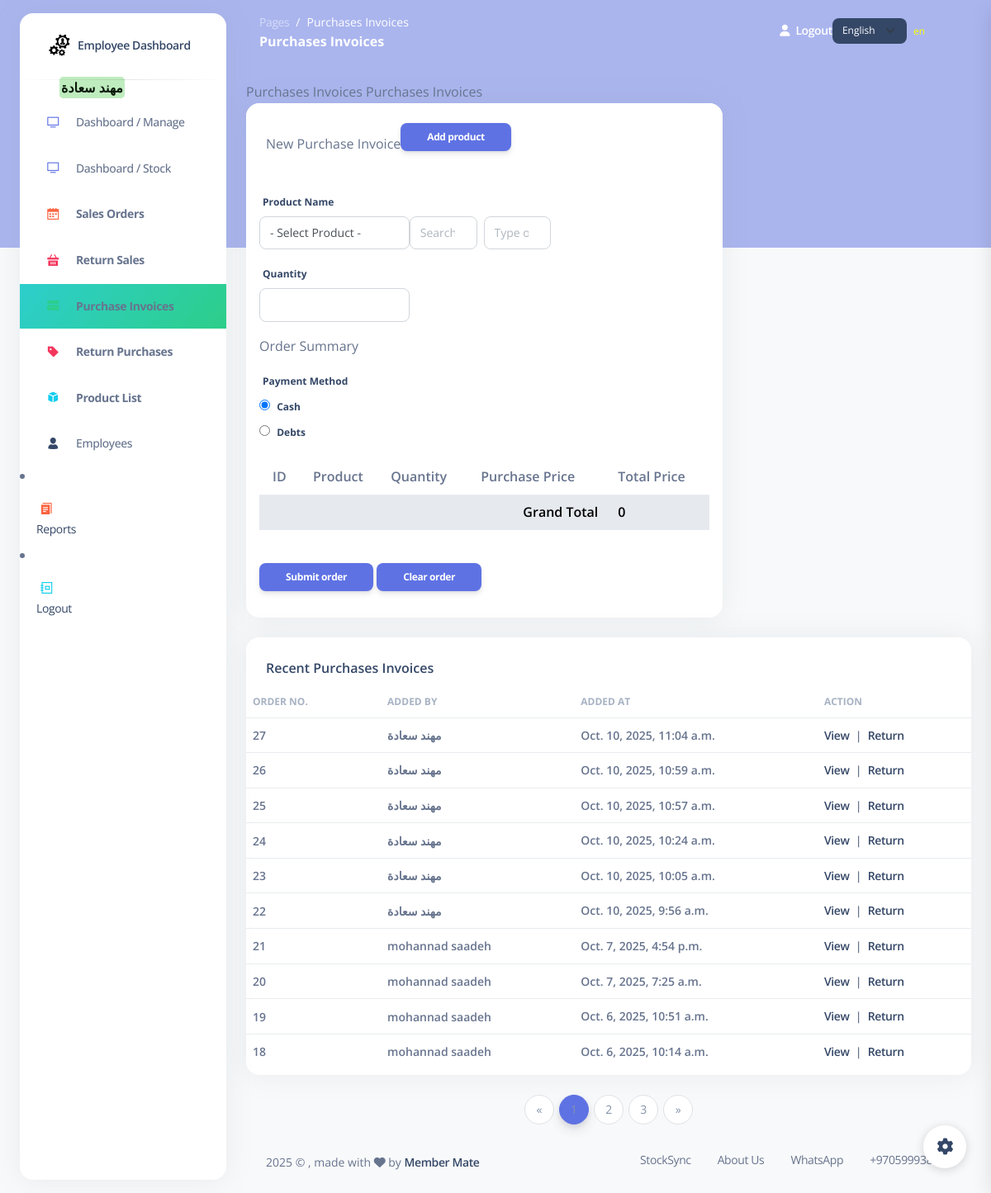
Before: /purchases (signed in) with the older database file.
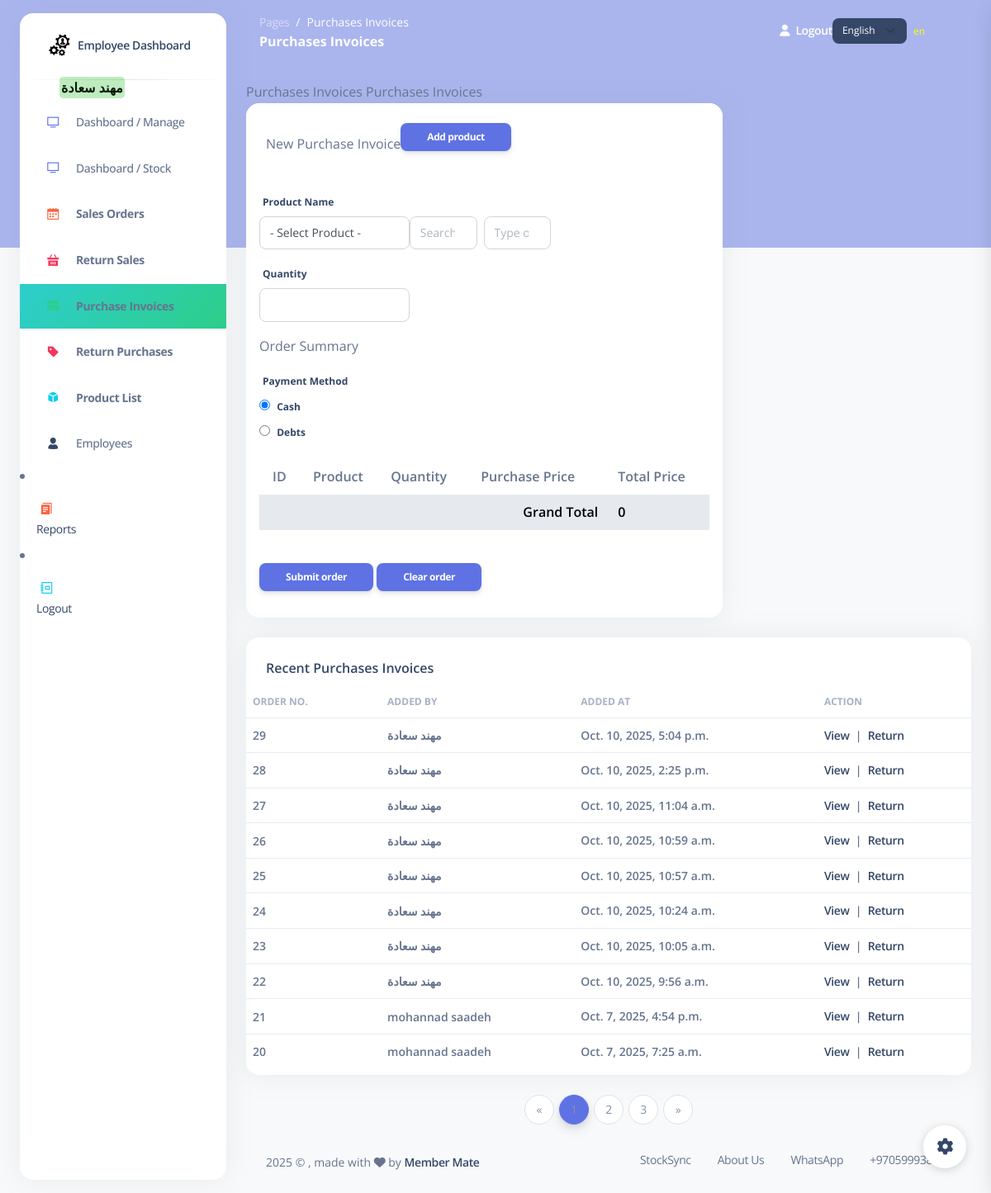
After: the same page with the newer database file.
### my_app/models.py (models this page shows)
class Purchase(models.Model): #i changed from Purchasing_invoice to Purchase >
    employee = models.ForeignKey(Employee , related_name="Purchases", on_delete=models.CASCADE) # RESTRICT  deleted >>  dont delete the item or ( default="Default", on_delete=models.SET_DEFAULT)
    total_amount = models.DecimalField(max_digits=10, decimal_places=2, default=0.00) # the total amount of the invoice
    payment_method = models.CharField(max_length=10, choices=pay_choices, default='cash')
    invoice_pay_method = models.CharField(max_length=10, choices=pay_choices, default='cash')  # Added field
    grand_total = models.DecimalField(max_digits=10, decimal_places=2, default=0.00)
    created_at = models.DateTimeField(auto_now_add=True)
    updated_at = models.DateTimeField(auto_now=True)
    objects = PurchaseManager()

class Employee(models.Model):
    first_name = models.CharField(max_length=255)
    last_name = models.CharField(max_length=255)
    email = models.EmailField(max_length=255)
    DOB = models.DateField()
    password = models.CharField(max_length=255)
    confirm_password = models.CharField(max_length=255)
    is_active = models.BooleanField(default=False)
    created_at = models.DateTimeField(auto_now_add=True)
    updated_at = models.DateTimeField(auto_now=True)
    objects = EmployeeManager()

### my_app/views.py (the view)
# urls.py: path('purchases', views.display_purchases),
def display_purchases(request):
    p_cart = _get_purchase_cart(request)
    grand_total = sum(float(item.get('total_price', 0)) for item in p_cart)
    invoices_qs = models.get_all_invoices()
    invoices_page_number = request.GET.get('invoices_page')
    invoices_paginator = Paginator(invoices_qs, 10)  # 10 invoices per page
    invoices_page = invoices_paginator.get_page(invoices_page_number)
    context = {
            'purchases_order': p_cart,
            'products': models.get_all_products(),#--------------------------------------------Mai
            'invoices' : invoices_page,
            'employee': models.get_employee_by_id(request.session['employee_id']),#--------------------------------------------Mai
            'grand_total': grand_total,
            'invoices_paginator': invoices_paginator,
        }
    return render(request , 'purchase_invoices.html' ,context)

### my_app/models.py (called while the page is built)
def get_employee_by_id(id):
    return Employee.objects.get(id=id)

def get_all_products():
    return Product.objects.all()

def get_all_invoices():
    return Purchase.objects.all().order_by('-created_at')

### my_app/views.py (called while the page is built)
def _get_purchase_cart(request):
    return request.session.get('purchases_order', [])

### my_app/templates/purchase_invoices.html (shortened to what the changed rows need)
{% extends 'layouts/base.html' %}
{% load static %}
{% load i18n %}
{% block content %}
<div class="row">
    <div class="col-8">
      <div class="card mb-4">
          <div class="card-body">
          <form action="/submet_purchase_order" method="post">
              <table class="table">
                <tbody id="purchase-cart-tbody">
                  <tr>
                    <th class="ps-3">{% trans "ID" %}</th>
                    <th class="ps-3">{% trans "Product" %}</th>
                    <th>{% trans "Quantity" %}</th>
                    <th class="ps-3">{% trans "Purchase Price" %}</th>
                    <th class="ps-3">{% trans "Total Price" %}</th>
                  </tr>
                </tbody>
              </table>
            </div>
      </div>
    </div>
  </div>
  <div class="row">
    <div class="col-12">
      <div class="card mb-4">
        <div class="card-body px-0 pt-0 pb-2">
          <div class="table-responsive p-0">
            <table class="table align-items-center justify-content-center mb-0">
              <thead>
                <tr>
                  <th class="text-uppercase text-secondary text-xs font-weight-bolder opacity-7 ps-2">{% trans "Order No." %}</th>
                  <th class="text-uppercase text-secondary text-xs font-weight-bolder opacity-7 ps-2 ">{% trans "Added by" %}</th>
                  <th class="text-uppercase text-secondary text-xs font-weight-bolder opacity-7 ps-2 ">{% trans "Added at" %}</th>
                  <th class="text-uppercase text-secondary text-xs font-weight-bolder opacity-7 ps-2">{% trans "Action" %}</th>
                </tr>
              </thead>
              <tbody>
                {% for invoice in invoices %}
                <tr>
                  <td>
                    <p class="text-sm mb-0 font-weight-bold mb-0"> {{invoice.id}} </p>
                  </td>
                  <td>
                    <p class="text-sm mb-0 font-weight-bold mb-0"> {{invoice.employee.first_name}} {{invoice.employee.last_name}} </p>
                  </td>
                  <td>
                    <span class="text-sm mb-0 font-weight-bold">{{invoice.created_at}}</span>
                  </td>
                  <td>
                    <span class="text-sm  mb-0 font-weight-bold">
                      <a href="/view_purchase_invoice/{{invoice.id}}">{% trans "View" %}</a>
                      &nbsp;|&nbsp;
                      <a href="{% url 'purchase_return_create' invoice.id %}" class="return-link" data-return-label="{% trans "Purchase" %} #{{ invoice.id }}">{% trans "Return" %}</a>
                    </span>
                  </td>
                </tr>
                {% endfor %}
              </tbody>
            </table>
          </div>
        </div>
      </div>
    </div>
  </div>
    {% if invoices_paginator.num_pages > 1 %}
    <div class="row">
      <div class="col-12 d-flex justify-content-center">
        <nav aria-label="Invoices pagination">
          <ul class="pagination">
            {% for num in invoices.paginator.page_range %}
              {% if invoices.number == num %}
                <li class="page-item active"><span class="page-link">{{ num }}</span></li>
              {% else %}
                <li class="page-item"><a class="page-link" href="?invoices_page={{ num }}">{{ num }}</a></li>
              {% endif %}
            {% endfor %}
          </ul>
        </nav>
      </div>
    </div>
    {% endif %}
{% endblock content %}

Changed rows visible on the page:
no longer on this page (row unchanged): Purchase: id "19", employee.first_name "mohannad", employee.last_name "saadeh", created_at "Oct. 6, 2025, 10:51 a.m."
no longer on this page (row unchanged): Purchase: id "18", employee.first_name "mohannad", employee.last_name "saadeh", created_at "Oct. 6, 2025, 10:14 a.m."
added Purchase: id "29", employee.first_name "مهند", employee.last_name "سعادة", created_at "Oct. 10, 2025, 5:04 p.m."
added Purchase: id "28", employee.first_name "مهند", employee.last_name "سعادة", created_at "Oct. 10, 2025, 2:25 p.m."
